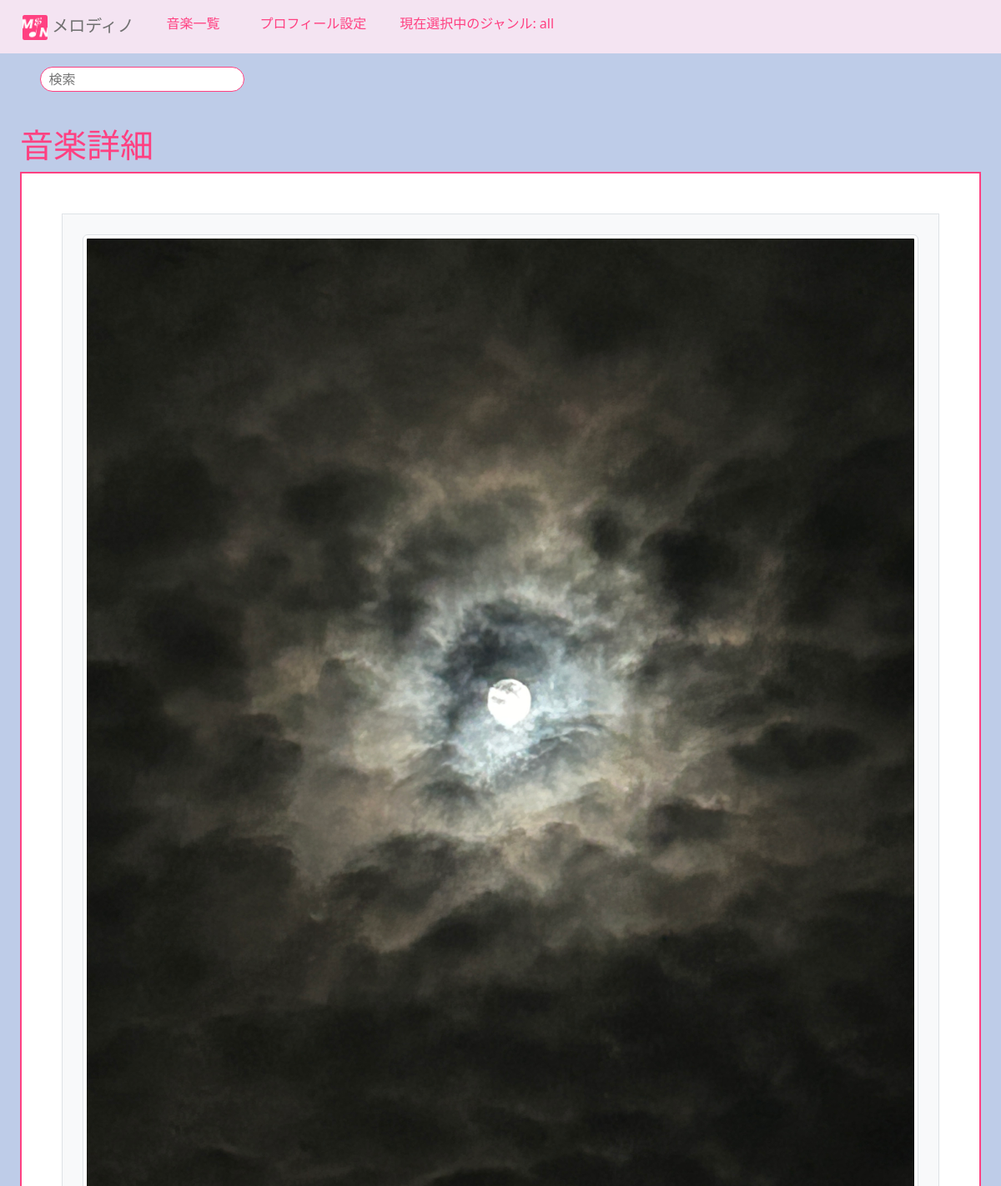
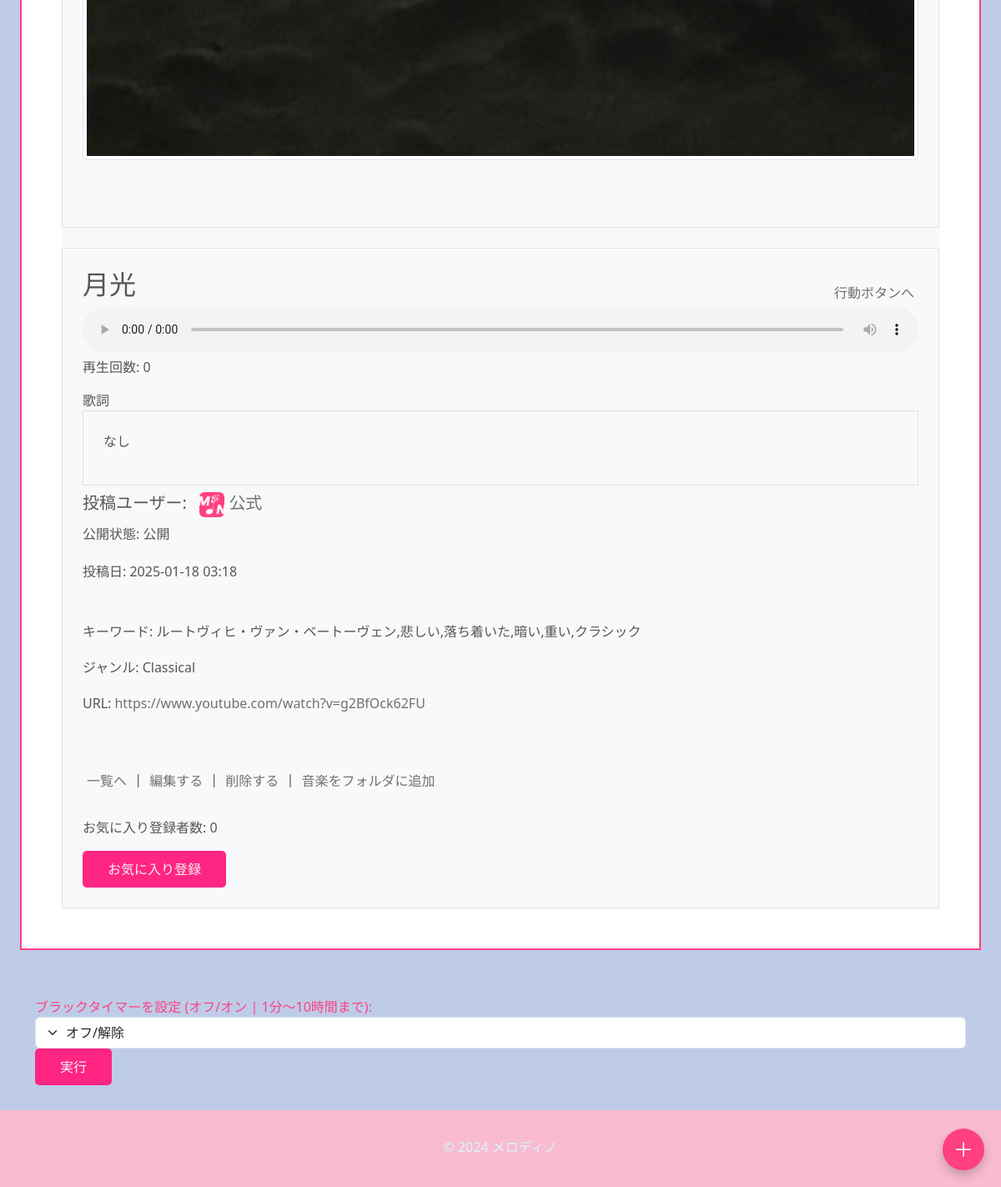
The app's page /ongaku/5/datail/ (signed in) with its own data (2 pictures, top to bottom).
### ongaku/models.py (models this page shows, shortened)
class Ongaku(models.Model):
    title = models.CharField(max_length=70, verbose_name="タイトル")
    text = models.TextField(blank=True, default="", verbose_name="説明")
    audio_file = models.FileField(upload_to='music/', null=True, blank=True, verbose_name="音楽ファイル")
    thumbnail = models.ImageField(null=True, blank=True, verbose_name="サムネイル")
    category = models.CharField(
        max_length=200, choices=CATEGORY, null=True, blank=True, verbose_name="カテゴリー"
    )
    custom_category = models.CharField(
        max_length=150,
        blank=True,
        help_text="検索時に見つかりやすくなります。",
        verbose_name="カスタムカテゴリー"
    )
    user = models.ForeignKey(User, on_delete=models.CASCADE, related_name='songs', verbose_name="ユーザー")
    search_count = models.IntegerField(default=0, verbose_name="検索回数")
    play_count = models.IntegerField(default=0, verbose_name="再生回数")
    is_public = models.BooleanField(default=False, verbose_name="公開設定")  # 公開/非公開設定
    created_at = models.DateTimeField(auto_now_add=True, verbose_name="作成日時")  # 投稿日
    ongaku_url = models.URLField(blank=False, null=False, verbose_name="音楽URL")
    favorites = models.ManyToManyField(User, related_name='favorite_songs', blank=True, verbose_name="お気に入り")
    favorited_by = models.ManyToManyField(
        'UserProfile',  # ユーザー情報が保存されているモデル
        related_name='favorite_songs',
        blank=True,
        verbose_name="お気に入りユーザー"
    )
    order = models.PositiveIntegerField(default=0, verbose_name="順序")
    class Meta:
        ordering = ['order']

class UserProfile(models.Model):
    user = models.OneToOneField(User, on_delete=models.CASCADE, verbose_name="ユーザー")
    songs = models.ManyToManyField(Ongaku, verbose_name="作った曲")  # ユーザーが作成した曲の関連
    display_name = models.CharField(max_length=60, unique=True, blank=True, null=True, verbose_name="表示名")
    bio = models.TextField(max_length=35, blank=True, null=True, verbose_name="自己紹介文")  # 自己紹介
    profile_picture = models.ImageField(upload_to='profile_pictures/', blank=True, null=True, verbose_name="アイコン")
    youtube_url = models.URLField(blank=True, null=True, verbose_name="YouTube")  # YouTube URL
    twitter_url = models.URLField(blank=True, null=True, verbose_name="x(Twitter)")  # Twitter URL

### ongaku/views.py (the view)
# urls.py: path('ongaku/<int:pk>/datail/', views.DetailOngakuView.as_view(), name='detail-ongaku'),
class DetailOngakuView(LoginRequiredMixin, DetailView):
    template_name = 'ongaku/ongaku_detail.html'
    model = Ongaku
    def get_context_data(self, **kwargs):
        context = super().get_context_data(**kwargs)
        ongaku = context['ongaku']
        favorite_count = ongaku.favorites.count()
        is_favorited = self.request.user.favorite_songs.filter(id=ongaku.id).exists()
        context['favorite_count'] = favorite_count
        context['is_favorited'] = is_favorited
        return context

### ongaku/templates/ongaku/ongaku_detail.html (shortened to what this page needs)
{% extends 'base.html' %}
{% block h1 %}音楽詳細{% endblock %}
{% block content %}
    <div class="border border_color p-4 mb-2" type="tokubetu">
    {% if object.thumbnail %}
        <div class="c-3 m-4 bg-light rounded" type="kasane">
            <div class="border border_color p-4 mb-4">
                <img src="{{ ongaku.thumbnail.url }}" class="img-thumbnail" style="width: 100%; height: auto;" />
                <h1><br></h1>
            </div>
    {% endif %}
        <div class="border border_color p-4 mb-4">
            <div style="display: flex;">
                <h2 class="h2 custom-title">{{ object.title }}</h2>
                <a href="#action" style="margin-top: auto; margin-left: auto;" class="btn p-1 btn-lg">行動ボタンへ</a>
            </div>
            {% if object.audio_file %}
                <audio id="audioPlayer{{ object.pk }}" controls style="width: 100%; max-width: 100%;">
                    <source src="{{ object.audio_file.url }}" type="audio/mpeg">
                </audio>
            {% else %}
                {% if object.user == request.user %}
                    <p>音声ファイルがありません。</p>
                {% endif %}
            {% endif %}
            {% if object.audio_file %}
                <div>
                    <p id="playCount{{ object.pk }}">再生回数: {{ object.play_count }}</p>
                </div>
            {% endif %}
            <div>
                <label>歌詞</label>
                <div class="border border_color p-4 mb-2">
                    <p style="white-space: pre-line;">{{ object.text|default:"なし" }}</p>
                </div>
                <span>
                    <div class="profile-container">
                        <h5>
                            投稿ユーザー:
                            <a href="{% url 'profile' object.user.pk %}">
                                {% if object.user.userprofile.profile_picture %}
                                    <img src="{{ object.user.userprofile.profile_picture.url }}" alt="プロフィール画像" class="profile-picture">
                                {% endif %}
                                {% if object.user.userprofile.display_name == None %}
                                    {{ object.user.userprofile.display_name|default:"匿名" }}{{ user.id }}
                                {% else %}
                                    {{ object.user.userprofile.display_name|default:"匿名" }}
                                {% endif %}
                            </a>
                        </h5>
                    </div>
                    {% if object.user == request.user %}
                        <p>公開状態: {{ ongaku.is_public|yesno:"公開,非公開" }}</p>
                    {% endif %}
                    <div>
                        <h6 class="card-title mt-4">投稿日: {{ object.created_at|date:"Y-m-d H:i" }}</h6>
                    </div>
                </span>
                <h4><br></h4>
            </div>
            <div class="category-info">
                <h6 class="card-title mt-4">キーワード: {{ object.custom_category|default:"なし" }}</h6>
                <h6 class="card-title mt-4">ジャンル: {{ object.category|default:"なし" }}</h6>
            </div>
            {% if object.ongaku_url %}
                <div>
                    <h6 class="card-title mt-4">
                        URL: <a href="{{ object.ongaku_url }}" target="_blank" style="word-wrap: break-word; word-break: break-word; white-space: normal; transition: color 0.3s ease, text-decoration 0.3s ease; max-width: 100%; ">{{ object.ongaku_url }}</a>
                    </h6>
                </div>
            {% endif %}
            <h4><br><br></h4>
            <div id="action">
                <a href="{% url 'list-ongaku' %}" class="btn p-1">一覧へ</a> |
                {% if object.user == request.user %}
                    <a href="{% url 'update-ongaku' object.pk %}" class="btn p-1">編集する</a> |
                    <a href="{% url 'delete-ongaku' object.pk %}" class="btn p-1">削除する</a> |
                {% else %}
                    <a href="https://twitter.com/share?url={{ request.build_absolute_uri }}&text={{ item.title }}をチェック！" target="_blank" class="btn p-1">シェアする</a> |
                    <a href="{% url 'review' object.pk %}" class="btn p-1">レビューする</a> |
                {% endif %}
                    <a href="{% url 'add_song_to_folder' object.pk %}" class="btn p-1">音楽をフォルダに追加</a>
                <div>
                    <h6><br></h6>
                    <p>お気に入り登録者数: <span id="favorite-count">{{ favorite_count }}</span></p>
                    <form id="favorite-form" method="POST" action="{% url 'toggle_favorite' ongaku.id %}">
                        <button type="submit" id="favorite-button">
                            {% if is_favorited %}
                                お気に入り解除
                            {% else %}
                                お気に入り登録
                            {% endif %}
                        </button>
                    </form>
                </div>
            </div>
        </div>
    </div>
</div>
{% endblock content %}

### ongaku/static/ongaku/css/style.css (style rules this page uses)
a { text-decoration: none; }

### templates/base.html (style rules this page uses)
body { background-color: #becce8; color: #565656; transition: background-color 0.5s, color 0.5s; }
button { background-color: #ff2583; color: #f4f4f4; border: none; padding: 10px 30px; border-radius: 5px; }
a { color: rgb(112, 112, 112) !important; }
h1, h2, h3, h4, .h5 { color: #ff4081; }
div[type="kasane"] { background-color: #333333; }
div[type="tokubetu"] { border-color: #ff4081; border: 2px solid #ff4081 !important; background-color: #ffff; }

### ongaku/templates/ongaku/ongaku_detail.html (style rules this page uses)
.profile-container { display: flex; align-items: center; }
.profile-picture { width: 30px; height: 30px; margin-left: 10px; border-radius: 20%; }
.btn { font-size: 1rem; }

### records on screen
Ongaku: thumbnail (picture), title "月光", play_count "0", text "なし", user.userprofile.profile_picture (picture), user.userprofile.display_name "公式", is_public "公開", created_at "2025-01-18 03:18", custom_category "ルートヴィヒ・ヴァン・ベートーヴェン,悲しい,落ち着いた,暗い,重い,クラシック", category "Classical", ongaku_url "https://www.youtube.com/watch?v=g2BfOck62FU"

### other values on screen
{{ favorite_count }} "0"
